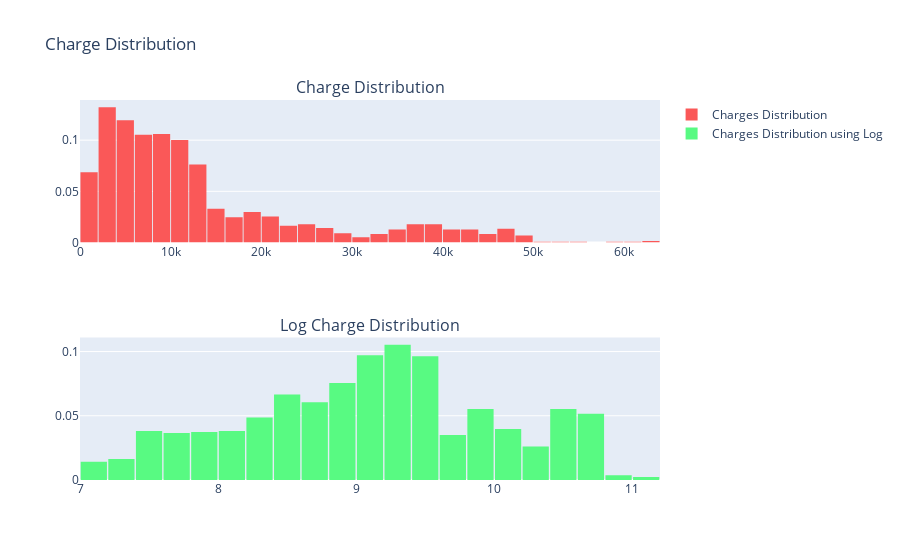

Write notebook code for a chart like this one.
### Markdown cell above
<h3> Distribution of Medical Charges </h3>

### Code cell
# Determine the distribution of charge
charge_dist = df["charges"].values
logcharge = np.log(df["charges"])



trace0 = go.Histogram(
    x=charge_dist,
    histnorm='probability',
    name="Charges Distribution",
    marker = dict(
        color = '#FA5858',
    )
)
trace1 = go.Histogram(
    x=logcharge,
    histnorm='probability',
    name="Charges Distribution using Log",
    marker = dict(
        color = '#58FA82',
    )
)

fig = tools.make_subplots(rows=2, cols=1,
                          subplot_titles=('Charge Distribution','Log Charge Distribution'),
                         print_grid=False)



fig.append_trace(trace0, 1, 1)
fig.append_trace(trace1, 2, 1)


fig['layout'].update(showlegend=True, title='Charge Distribution', bargap=0.05)
iplot(fig, filename='custom-sized-subplot-with-subplot-titles')

### Figure 1 — Plotly figure (JSON) as saved in the notebook; plotly's stock layout.template omitted (floating-point values rounded to 4 significant figures; data arrays with more than 128 entries replaced by an {"elided": "..."} marker saying what was removed)
{"data": [{"histnorm": "probability", "marker": {"color": "#FA5858"}, "name": "Charges Distribution", "type": "histogram", "x": {"elided": "1338 float values"}, "xaxis": "x", "yaxis": "y"}, {"histnorm": "probability", "marker": {"color": "#58FA82"}, "name": "Charges Distribution using Log", "type": "histogram", "x": {"elided": "1338 float values"}, "xaxis": "x2", "yaxis": "y2"}], "layout": {"annotations": [{"font": {"size": 16}, "showarrow": false, "text": "Charge Distribution", "x": 0.5, "xanchor": "center", "xref": "paper", "y": 1, "yanchor": "bottom", "yref": "paper"}, {"font": {"size": 16}, "showarrow": false, "text": "Log Charge Distribution", "x": 0.5, "xanchor": "center", "xref": "paper", "y": 0.375, "yanchor": "bottom", "yref": "paper"}], "bargap": 0.05, "showlegend": true, "title": {"text": "Charge Distribution"}, "xaxis": {"anchor": "y", "domain": [0, 1]}, "xaxis2": {"anchor": "y2", "domain": [0, 1]}, "yaxis": {"anchor": "x", "domain": [0.625, 1]}, "yaxis2": {"anchor": "x2", "domain": [0, 0.375]}}}
